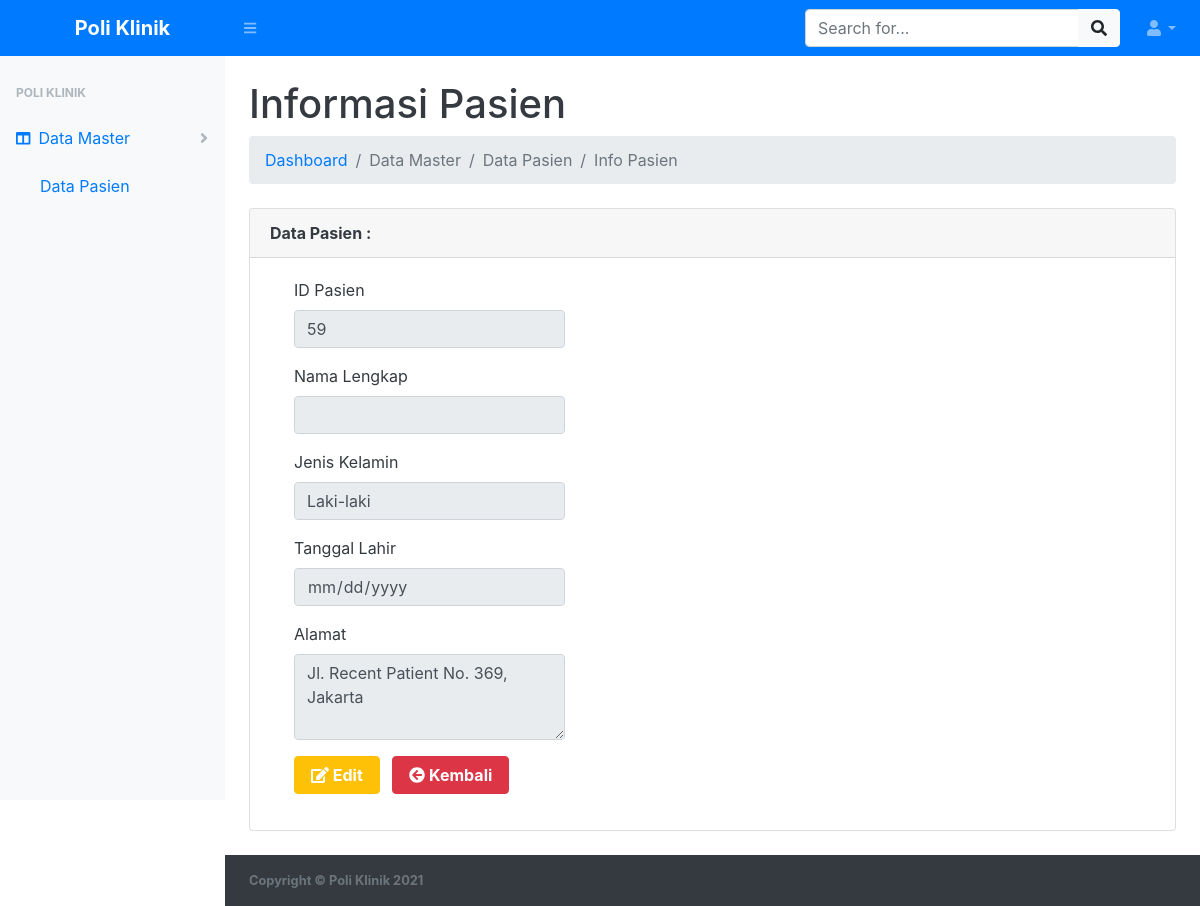
The app's page /data-master/data-pasien/pasien_view.php?&id_pasien=59 (signed in) with its own data.
### tables this page shows
CREATE TABLE `tb_pasien` (
  `id_pasien` int(11) NOT NULL,
  `no_rm` varchar(20) NOT NULL,
  `nama_pasien` varchar(100) NOT NULL,
  `jenis_kelamin` enum('Laki-laki','Perempuan') NOT NULL,
  `tanggal_lahir` date NOT NULL,
  `alamat` text NOT NULL,
  `no_hp` varchar(15) DEFAULT NULL,
  `email` varchar(100) DEFAULT NULL,
  `pekerjaan` varchar(50) DEFAULT NULL,
  `status_pernikahan` enum('Belum Menikah','Menikah','Cerai','Janda/Duda') DEFAULT 'Belum Menikah',
  `golongan_darah` enum('A','B','AB','O','A+','B+','AB+','O+','A-','B-','AB-','O-') DEFAULT NULL,
  `emergency_contact` varchar(100) DEFAULT NULL,
  `emergency_phone` varchar(15) DEFAULT NULL,
  `created_at` timestamp NULL DEFAULT CURRENT_TIMESTAMP,
  `updated_at` timestamp NULL DEFAULT CURRENT_TIMESTAMP ON UPDATE CURRENT_TIMESTAMP
);

### data-master/data-pasien/pasien_view.php (the view, shortened to what this page needs)
<?php
include '../../koneksi.php';
$ambil = $koneksi->query("SELECT * FROM tb_pasien WHERE id_pasien='$_GET[id_pasien]'");
$pecah = $ambil->fetch_assoc();
?>
<!DOCTYPE html>
<html lang="en">
<head>
    <link href="../../assets/css/styles.css" rel="stylesheet" />
    <link href="../../assets/css/dataTables.bootstrap4.min.css" rel="stylesheet" />
</head>
<body class="sb-nav-fixed">
    <nav class="sb-topnav navbar navbar-expand navbar-dark bg-primary">
        <a class="navbar-brand font-weight-bold text-center" href="../../index.php">Poli Klinik</a>
        <button class="btn btn-link btn-sm order-1 order-lg-0" id="sidebarToggle" href="#"><i class="fas fa-bars"></i></button>
        <form class="d-none d-md-inline-block form-inline ml-auto mr-0 mr-md-3 my-2 my-md-0">
            <div class="input-group">
                <input class="form-control" type="text" placeholder="Search for..." aria-label="Search" aria-describedby="basic-addon2" />
                <div class="input-group-append">
                    <button class="btn btn-light" type="button"><i class="fas fa-search"></i></button>
                </div>
            </div>
        </form>
        <ul class="navbar-nav ml-auto ml-md-0">
            <li class="nav-item dropdown">
                <a class="nav-link dropdown-toggle" id="userDropdown" href="#" role="button" data-toggle="dropdown" aria-haspopup="true" aria-expanded="false"><i class="fas fa-user fa-fw"></i></a>
            </li>
        </ul>
    </nav>
    <div id="layoutSidenav">
        <div id="layoutSidenav_nav">
            <nav class="sb-sidenav accordion sb-sidenav-light" id="sidenavAccordion">
                <div class="sb-sidenav-menu">
                    <div class="nav">
                        <div class="sb-sidenav-menu-heading">Poli Klinik</div>
                        <?php if ($_SESSION["jabatan"] == 'admin') : ?>
                            <a class="nav-link collapsed active" href="#" data-toggle="collapse" data-target="#data-master" aria-expanded="false" aria-controls="data-master">
                                <div class="sb-nav-link-icon"><i class="fas fa-columns"></i></div>
                                Data Master
                                <div class="sb-sidenav-collapse-arrow"><i class="fas fa-angle-down"></i></div>
                            </a>
                            <div class="collapse show" id="data-master" aria-labelledby="headingOne" data-parent="#sidenavAccordion">
                                <nav class="sb-sidenav-menu-nested nav show">
                                    <a class="nav-link active" href="pasien.php">Data Pasien</a>
                                </nav>
                            </div>
                        <?php endif; ?>
                    </div>
                </div>
            </nav>
        </div>
        <div id="layoutSidenav_content" class="bg-white text-dark">
            <main>
                <div class="container-fluid">
                    <h1 class="mt-4">Informasi Pasien</h1>
                    <ol class="breadcrumb mb-4">
                        <li class="breadcrumb-item"><a href="../../index.php" class="text-decoration-none">Dashboard</a></li>
                        <li class="breadcrumb-item active">Data Master</li>
                        <li class="breadcrumb-item active">Data Pasien</li>
                        <li class="breadcrumb-item active">Info Pasien</li>
                    </ol>
                    <div class="card mb-4">
                        <div class="card-header font-weight-bold">
                            Data Pasien : <?php echo $pecah['nm_pasien']; ?>
                        </div>
                        <div class="card-body">
                            <div class="">
                                <form class="ml-4" method="post" enctype="multipart/form-data">
                                    <div class="form-group row">
                                        <div class="col-sm-4">
                                            <label>ID Pasien</label>
                                            <input type="text" class="form-control" name="id_pasien" value="<?php echo $pecah['id_pasien'] ?>" readonly>
                                        </div>
                                    </div>
                                    <div class="form-group row">
                                        <div class="col-sm-4">
                                            <label>Nama Lengkap</label>
                                            <input type="text" class="form-control" name="nm_pasien" value="<?php echo $pecah['nm_pasien'] ?>" readonly>
                                        </div>
                                    </div>
                                    <div class="form-group row">
                                        <div class="col-sm-4">
                                            <label>Jenis Kelamin</label>
                                            <input type="text" class="form-control" name="jenis_kelamin" value="<?php echo $pecah['jenis_kelamin'] ?>" readonly>
                                        </div>
                                    </div>
                                    <div class="form-group row">
                                        <div class="col-sm-4">
                                            <label>Tanggal Lahir</label>
                                            <input type="date" class="form-control" name="tgl_lahir" value="<?php echo $pecah['tgl_lahir'] ?>" readonly>
                                        </div>
                                    </div>
                                    <div class="form-group row">
                                        <div class="col-sm-4">
                                            <label>Alamat</label>
                                            <textarea class="form-control" name="alamat" rows="3" readonly><?php echo $pecah['alamat'] ?></textarea>
                                        </div>
                                    </div>
                                    <div class="form-group">
                                        <?php if ($_SESSION["jabatan"] == 'admin') : ?>
                                            <a href="pasien_ubah.php?&id_pasien=<?php echo $pecah['id_pasien']; ?>" class="btn-warning btn font-weight-bold px-3 mr-2 text-white"><i class="fas fa-edit"></i> Edit</a>
                                            <a href="pasien.php" class="btn btn-danger font-weight-bold px-3 mr-2"><i class="fas fa-arrow-circle-left"></i> Kembali</a>
                                        <?php elseif ($_SESSION["jabatan"] == 'pendaftaran') : ?>
                                            <a href="pasien.php" class="btn btn-danger font-weight-bold px-3 mr-2"><i class="fas fa-arrow-circle-left"></i> Kembali</a>
                                        <?php endif; ?>
                                    </div>
                                </form>
                            </div>
                        </div>
                    </div>
                </div>
            </main>
            <footer class="py-3 bg-dark mt-auto">
                <div class="container-fluid">
                    <div class="d-flex align-items-center justify-content-between small">
                        <div class="text-muted font-weight-bold">Copyright &copy; Poli Klinik 2021</div>
                    </div>
                </div>
            </footer>
        </div>
    </div>
</body>
</html>

### records on screen
tb_pasien: id_pasien "59", jenis_kelamin "Laki-laki", alamat "Jl. Recent Patient No. 369, Jakarta"
